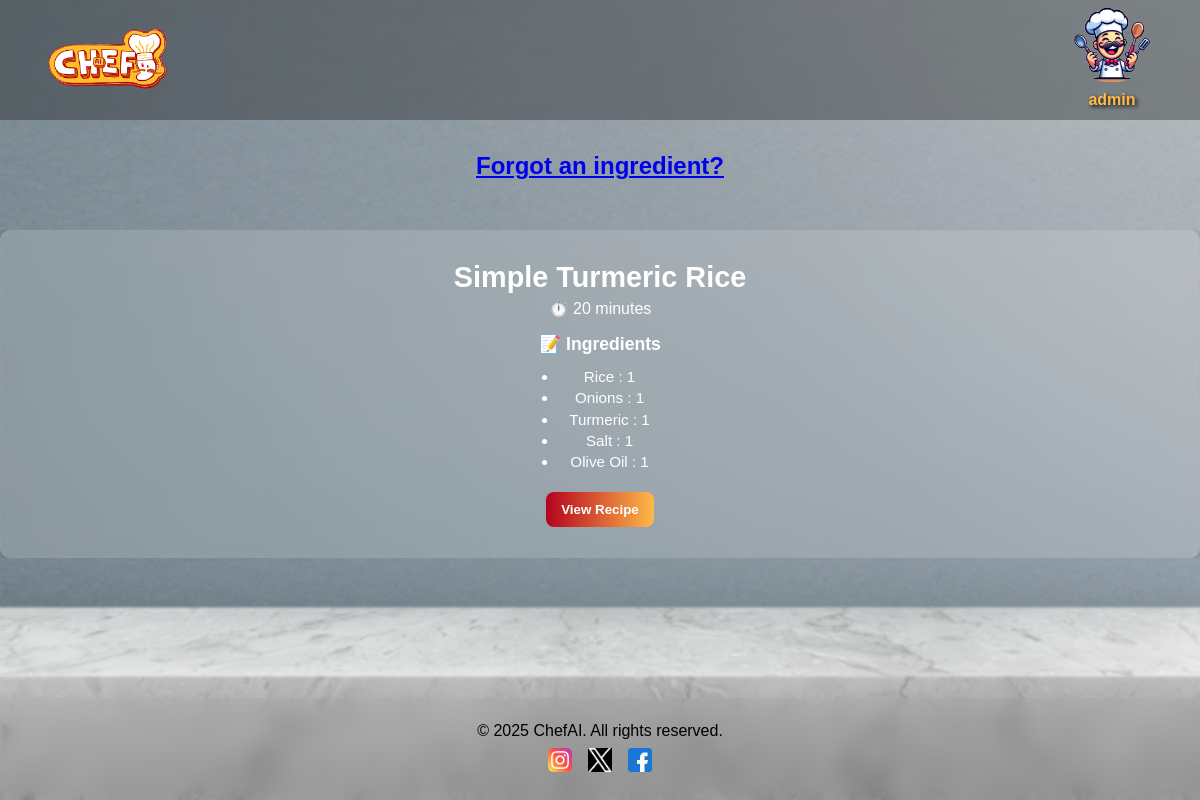
The page /chefai/history/34/ (signed in) on the database its author committed.
### chef_ai/models.py (models this page shows)
class userHistory(models.Model):
    userID = models.ForeignKey(User, on_delete = models.PROTECT)
    selectedIngredients = models.CharField(max_length=2000, blank=False)
    generatedRecipe = models.CharField(max_length=10000, blank=False)
    title = models.CharField(max_length=255, default='Untitled Recipe')

### chef_ai/views.py (the view)
# urls.py: path('history/<int:recipe_id>/', views.view_saved_recipe, name='view_saved_recipe'),
def view_saved_recipe(request, recipe_id):
    if not request.user.is_authenticated:
        return redirect('login')
    try:
        recipe = userHistory.objects.get(id=recipe_id, userID=request.user)
    except userHistory.DoesNotExist:
        return HttpResponse("Recipe not found.", status=404)
    raw_content = recipe.generatedRecipe
    title_match = re.search(r"Title:\s*(.+)", raw_content)
    cuisine_match = re.search(r"Cuisine:\s*(.+)", raw_content)
    time_match = re.search(r"Time Required:\s*(.+)", raw_content)
    ingredients_section = re.search(r"Ingredients:\s*((?:.|\n)+?)(?:\n\nUtensils:|\n\nSteps:)", raw_content)
    utensils_section = re.search(r"Utensils:\s*((?:.|\n)+?)(?:\n\nSteps:)", raw_content)
    steps_section = re.search(r"Steps:\s*((?:.|\n)+)", raw_content)
    ai_response = [{
        "title": title_match.group(1) if title_match else recipe.title,
        "cuisine": cuisine_match.group(1) if cuisine_match else "Not specified",
        "time": time_match.group(1) if time_match else "Not specified",
        "ingredients": [line.strip("- ") for line in ingredients_section.group(1).strip().split("\n")] if ingredients_section else [],
        "utensils": [line.strip("- ") for line in utensils_section.group(1).strip().split("\n")] if utensils_section else [],
        "steps": [line.strip("0123456789. ") for line in steps_section.group(1).strip().split("\n")] if steps_section else []
    }]
    return render(request, 'listResults.html', {
        'ai_responses': ai_response  # Pass with the same name your template expects
    })

### templates/listResults.html (shortened to what this page needs)
{% extends 'base.html' %}
{% load static %}
{% block content %}
    <div class="return-link-container">
        <h2><a class="return-link" href="{% url 'index' %}">Forgot an ingredient?</a></h2>
    </div>
    <div class="recipe-card-container">
        <div class="carousel-container">
            <div class="carousel-wrapper">
                {% for ai_response in ai_responses %}
                <div class="recipe-card">
                    {% if ai_response.title == "Cannot make recipe with ingredients provided" or ai_response.title == "" %}
                        <div class="no-recipe">
                            <h2>{{ ai_response.title }}</h2>
                            <h3>You need more ingredients!</h3>
                            <p>
                                {% for item in ai_response.ingredients %}
                                    {{ item }}{% if not forloop.last %} | {% endif %}
                                {% endfor %}
                            </p>
                        </div>
                    {% else %}
                    <h2 class="recipe-title">{{ ai_response.title }}</h2>
                    <p class="recipe-meta">⏱️ {{ ai_response.time }}</p>
                    <div class="recipe-section preview-section">
                        <h3>📝 Ingredients</h3>
                        <ul class="ingredient-list">
                            {% for item in ai_response.ingredients|slice:":5" %}
                                <li>{{ item }}</li>
                            {% endfor %}
                        </ul>
                    </div>
                    <button onclick="openModal({{ forloop.counter0 }})" class="view-btn">View Recipe</button>
                    {% endif %}
                </div>
                {% endfor %}
            </div>
        </div>
        {% for ai_response in ai_responses %}
    </div>
    {% endfor %}
    </body>
</html>
    {% endblock %}

### templates/base.html (shortened to what this page needs)
{% load static %}
<!DOCTYPE html>
<html>
<head>
    <link rel="stylesheet" href="{% static 'chef_ai/styles/base.css' %}">
    <link rel="stylesheet" href="{% static 'chef_ai/styles/header.css' %}">
    <link rel="stylesheet" href="{% static 'chef_ai/styles/launchpage.css' %}">
    <link rel="stylesheet" href="{% static 'chef_ai/styles/logon.css' %}">
    <link rel="stylesheet" href="{% static 'chef_ai/styles/response.css' %}">
    <link rel="stylesheet" href="{% static 'chef_ai/styles/searchbar.css' %}">
    <link rel="stylesheet" href="{% static 'chef_ai/styles/ingredientItems.css' %}">
    <link rel="stylesheet" href="{% static 'chef_ai/styles/profile.css' %}">
    <link rel="stylesheet" href="{% static 'chef_ai/styles/landing.css' %}">
    <link rel="stylesheet" href="{% static 'chef_ai/styles/loading.css' %}">
    <link rel="stylesheet" href="{% static 'chef_ai/styles/footer.css' %}">
    <link rel="stylesheet" href="{% static 'chef_ai/styles/uploadedImages.css' %}">
</head>
<body>
    <header class="header {% if request.path == '/' %}landing-header{% endif %}">
        <div class="chefAI" id='chefAI-logo'>
            <a href="{% url 'index' %}">
                <img src="{% static 'chef_ai/images/AICHEF400X.png' %}" alt="">
            </a>
        </div>
        <div class="navbar">
            {% if user.is_authenticated %}
            <div class="dropdown">
                <div class="userContainer">
                <img class="userLogo dropbtn" src="{% static 'chef_ai/images/defaultLogo.png' %}">
                <p>{{ request.user.username }}</p>
                </div>
            </div>
            {% else %}
            <a class="loginButton" href="{% url 'login' %}">Log In</a>
            {% endif %}
        </div>
    </header>
    <div class="root">
    {% block content %}
    {% endblock %}
    <footer class="site-footer {% if request.path == '/' %}landing-footer{% endif %}">
        <div class="footer-content">
            <p>© 2025 ChefAI. All rights reserved.</p>
            <div class="social-icons">
                <a href="https://www.instagram.com/chef_ai25" target="_blank">
                    <img src="{% static 'chef_ai/social/instagram.png' %}" alt="Instagram">
                </a>
                <a href="https://x.com/ChefAI25" target="_blank">
                    <img src="{% static 'chef_ai/social/x.png' %}" alt="Twitter">
                </a>
                <a href="https://www.facebook.com/share/1AFxKqHtHY/?mibextid=wwXIfr" target="_blank">
                    <img src="{% static 'chef_ai/social/facebook.png' %}" alt="Facebook">
                </a>
            </div>
        </div>
    </footer>
</body>
</html>

### chef_ai/static/chef_ai/styles/base.css (style rules this page uses)
* { margin: 0; padding: 0; box-sizing: border-box; font-family: 'Poppins', sans-serif; }
html, body { height: 100%; display: flex; flex-direction: column; }
.root { margin-top:9.5rem; }

### chef_ai/static/chef_ai/styles/header.css (style rules this page uses)
.header { position: fixed; top: 0; left: 0; right: 0; max-height: 7.5rem; width: 100vw; background: rgba(0, 0, 0, 0.3); backdrop-filter: blur(4px); display: flex; justify-content: space-between; align-items: center; z-index: 100; }
.header .chefAI img { margin-left:3rem; max-width: 10rem; max-height: 7.5rem; transition: transform 0.2s ease-in-out; }
.header .navbar .userContainer { display:flex; flex-direction: column; max-height:7.5rem; align-items: center; transition: transform 0.2s ease-in-out; margin-right: 3rem; }
.header .navbar .userContainer p { color:#FFB949; text-shadow: 2px 2px 4px black; padding:.5rem 1rem; font-weight: bold; text-align: center; max-width: 10rem; word-wrap: none; text-overflow: ellipsis; overflow: hidden; }
.header .navbar .userContainer .userLogo { max-width:5rem; max-height:5rem; border-radius:50%; object-fit: cover; }
.header .navbar .dropdown { position: relative; display: inline-block; }

### chef_ai/static/chef_ai/styles/response.css (style rules this page uses)
.carousel-container { position: relative; width: 100%; overflow: hidden; margin-top: 3.125rem; }
.carousel-wrapper { display: flex; transition: transform 0.5s ease-in-out; width: 100%; }
.recipe-card { min-width: 100%; box-sizing: border-box; padding: 1.875rem; display: flex; flex-direction: column; align-items: center; border: 0.0625rem solid hsla(0, 0%, 65%, 0.158); box-shadow: 0 0 2.25rem 0.0625rem rgba(0, 0, 0, 0.2); background-color: rgba(255, 255, 255, 0.15); backdrop-filter: blur(12px); border-radius: 0.625rem; color: white; text-align: center; }
.recipe-card h2.recipe-title { font-size: 1.8rem; margin-bottom: 0.3rem; }
.recipe-card .recipe-meta { font-size: 1rem; margin-bottom: 1rem; }
.recipe-card .recipe-section.preview-section h3 { font-size: 1.1rem; margin-bottom: 0.4rem; padding-bottom: 0.3rem; }
.ingredient-list { padding-left: 1.2rem; font-size: 0.95rem; line-height: 1.4; }
.view-btn { margin-top: 1.25rem; background: linear-gradient(90deg, #B4021E, #FFB949); padding: 0.625rem 0.9375rem; border: none; border-radius: 0.5rem; color: white; font-weight: bold; cursor: pointer; }
.return-link-container { display:flex; flex-direction: column; justify-content: center; align-items: center; }
.return-link-container .return-link { text-decoration: underline; text-align: center; }

### chef_ai/static/chef_ai/styles/landing.css (style rules this page uses)
* { margin: 0; padding: 0; box-sizing: border-box; }

### chef_ai/static/chef_ai/styles/footer.css (style rules this page uses)
.site-footer { position: relative; bottom: 0; left: 0; right: 0; width: 100vw; padding: 1.5rem; backdrop-filter: blur(10px); text-align: center; margin-top: auto; z-index: 50; }
.site-footer .footer-content { display: flex; flex-direction: column; align-items: center; gap: 0.5rem; }
.site-footer .social-icons { display: flex; gap: 1rem; }
.site-footer .social-icons img { width: 24px; height: 24px; transition: transform 0.2s ease; }

### rows shown on the page
userHistory: title "Simple Turmeric Rice", time "20 minutes", ingredients "Rice : 1" "Onions : 1" "Turmeric : 1" "Salt : 1" "Olive Oil : 1"

### other values the page prints
{{ request.user.username }} "admin"
